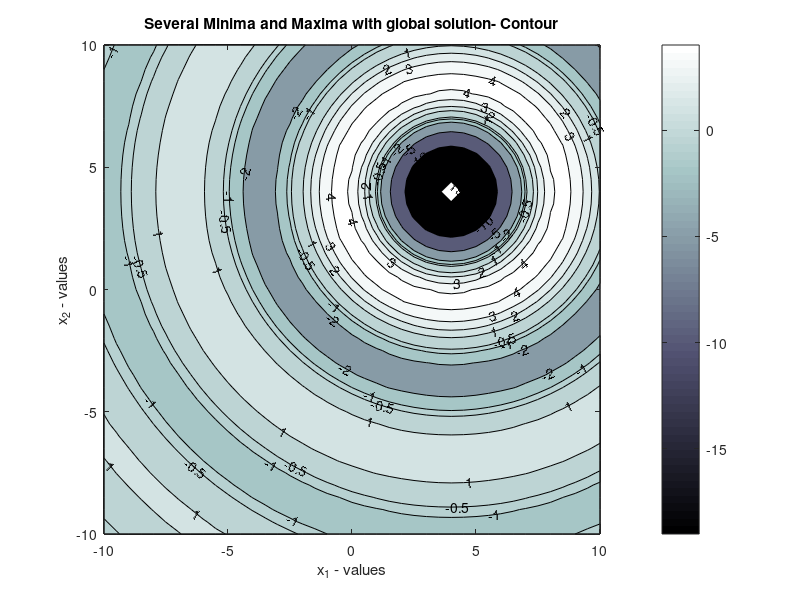
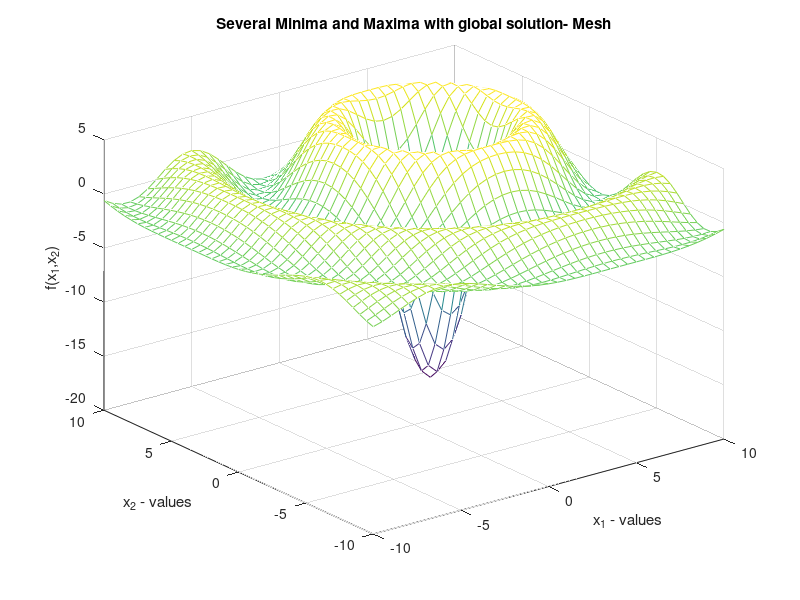

These figures' MATLAB source, in order:
% Applied Optimization with MATLAB
% P.Venkataraman
% Publishe by John Wiley and Sons
%
% Chapter 9  Global Optimization
% Example of Unconstrained Function
% 
% Minimize f(x,y) = -20*sin(R)/sqrt(R)
% R = sqrt((x-4)^2 + (y-4)^2 + + 0.1)
format compact

x = -10:0.5:10;
y = -10:0.5:10;

[X, Y] = meshgrid(x,y);

R = sqrt((X-4).^2 + (Y-4).^2 + 0.1);  % to prevent division by zero
% this is not actually the sinc function
figure
set(gcf,'Name','Contour for Example 9.1')
f = -20*sin(R)./R;
colormap(bone)
[c, h] = contourf(x,y,f,[-19,-10,-5,-2,-1,-0.5,1,2,3,4]);

clabel(c,h)
% contour labels crowd the figure - use color to understand
colorbar
title('Several Minima and Maxima with global solution- Contour')
xlabel('x_1 - values')
ylabel('x_2 - values')
zlabel('f(x_1,x_2)')

figure
set(gcf,'Name','Mesh for Example 9.1')

mesh(x,y,f)
title('Several Minima and Maxima with global solution- Mesh')
xlabel('x_1 - values')
ylabel('x_2 - values')
zlabel('f(x_1,x_2)')

